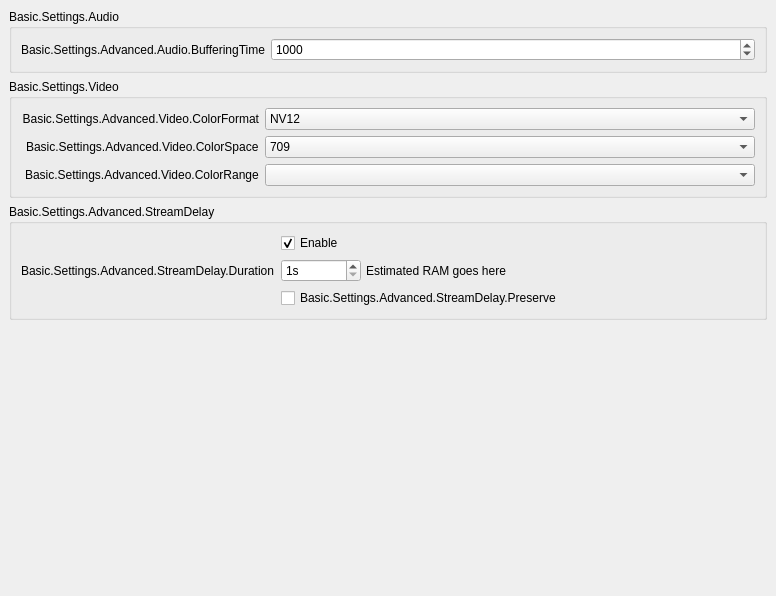
           <widget class="QWidget" name="scrollAreaWidgetContents">
            <property name="geometry">
             <rect>
              <x>0</x>
              <y>0</y>
              <width>776</width>
              <height>596</height>
             </rect>
            </property>
            <layout class="QVBoxLayout" name="verticalLayout_16">
             <property name="leftMargin">
              <number>0</number>
             </property>
             <property name="topMargin">
              <number>0</number>
             </property>
             <property name="rightMargin">
              <number>0</number>
             </property>
             <property name="bottomMargin">
              <number>9</number>
             </property>
             <item alignment="Qt::AlignTop">
              <widget class="QWidget" name="widget_11" native="true">
               <layout class="QVBoxLayout" name="verticalLayout_17">
                <item>
                 <widget class="QGroupBox" name="groupBox_6">
                  <property name="title">
                   <string>Basic.Settings.Audio</string>
                  </property>
                  <layout class="QFormLayout" name="formLayout_17">
                   <property name="fieldGrowthPolicy">
                    <enum>QFormLayout::AllNonFixedFieldsGrow</enum>
                   </property>
                   <property name="labelAlignment">
                    <set>Qt::AlignRight|Qt::AlignTrailing|Qt::AlignVCenter</set>
                   </property>
                   <item row="0" column="0">
                    <widget class="QLabel" name="label_35">
                     <property name="minimumSize">
                      <size>
                       <width>0</width>
                       <height>0</height>
                      </size>
                     </property>
                     <property name="text">
                      <string>Basic.Settings.Advanced.Audio.BufferingTime</string>
                     </property>
                     <property name="alignment">
                      <set>Qt::AlignRight|Qt::AlignTrailing|Qt::AlignVCenter</set>
                     </property>
                    </widget>
                   </item>
                   <item row="0" column="1">
                    <widget class="QSpinBox" name="audioBufferingTime">
                     <property name="minimum">
                      <number>100</number>
                     </property>
                     <property name="maximum">
                      <number>10000</number>
                     </property>
                     <property name="value">
                      <number>1000</number>
                     </property>
                    </widget>
                   </item>
                  </layout>
                 </widget>
                </item>
                <item>
                 <widget class="QGroupBox" name="advancedVideoContainer">
                  <property name="title">
                   <string>Basic.Settings.Video</string>
                  </property>
                  <layout class="QFormLayout" name="formLayout_14">
                   <property name="fieldGrowthPolicy">
                    <enum>QFormLayout::AllNonFixedFieldsGrow</enum>
                   </property>
                   <property name="labelAlignment">
                    <set>Qt::AlignRight|Qt::AlignTrailing|Qt::AlignVCenter</set>
                   </property>
                   <item row="0" column="0">
                    <widget class="QLabel" name="label_30">
                     <property name="minimumSize">
                      <size>
                       <width>0</width>
                       <height>0</height>
                      </size>
                     </property>
                     <property name="text">
                      <string>Basic.Settings.Advanced.Video.ColorFormat</string>
                     </property>
                     <property name="alignment">
                      <set>Qt::AlignRight|Qt::AlignTrailing|Qt::AlignVCenter</set>
                     </property>
                    </widget>
                   </item>
                   <item row="0" column="1">
                    <widget class="QComboBox" name="colorFormat">
                     <item>
                      <property name="text">
                       <string notr="true">NV12</string>
                      </property>
                     </item>
                     <item>
                      <property name="text">
                       <string notr="true">I420</string>
                      </property>
                     </item>
                     <item>
                      <property name="text">
                       <string>I444</string>
                      </property>
                     </item>
                     <item>
                      <property name="text">
                       <string notr="true">RGB</string>
                      </property>
                     </item>
                    </widget>
                   </item>
                   <item row="2" column="0">
                    <widget class="QLabel" name="label_34">
                     <property name="text">
                      <string>Basic.Settings.Advanced.Video.ColorRange</string>
                     </property>
                    </widget>
                   </item>
                   <item row="2" column="1">
                    <widget class="QComboBox" name="colorRange"/>
                   </item>
                   <item row="1" column="0">
                    <widget class="QLabel" name="label_33">
                     <property name="text">
                      <string>Basic.Settings.Advanced.Video.ColorSpace</string>
                     </property>
                    </widget>
                   </item>
                   <item row="1" column="1">
                    <widget class="QComboBox" name="colorSpace">
                     <item>
                      <property name="text">
                       <string notr="true">709</string>
                      </property>
                     </item>
                     <item>
                      <property name="text">
                       <string notr="true">601</string>
                      </property>
                     </item>
                    </widget>
                   </item>
                  </layout>
                 </widget>
                </item>
                <item>
                 <widget class="QGroupBox" name="groupBox_5">
                  <property name="title">
                   <string>Basic.Settings.Advanced.StreamDelay</string>
                  </property>
                  <layout class="QFormLayout" name="formLayout_18">
                   <item row="0" column="1">
                    <widget class="QCheckBox" name="streamDelayEnable">
                     <property name="text">
                      <string>Enable</string>
                     </property>
                     <property name="checked">
                      <bool>true</bool>
                     </property>
                    </widget>
                   </item>
                   <item row="1" column="0">
                    <widget class="QLabel" name="label_56">
                     <property name="text">
                      <string>Basic.Settings.Advanced.StreamDelay.Duration</string>
                     </property>
                    </widget>
                   </item>
                   <item row="1" column="1">
                    <widget class="QWidget" name="widget_12" native="true">
                     <property name="enabled">
                      <bool>true</bool>
                     </property>
                     <layout class="QHBoxLayout" name="horizontalLayout_13">
                      <property name="spacing">
                       <number>5</number>
                      </property>
                      <property name="leftMargin">
                       <number>0</number>
                      </property>
                      <property name="topMargin">
                       <number>0</number>
                      </property>
                      <property name="rightMargin">
                       <number>0</number>
                      </property>
                      <property name="bottomMargin">
                       <number>0</number>
                      </property>
                      <item>
                       <widget class="QSpinBox" name="streamDelaySec">
                        <property name="enabled">
                         <bool>true</bool>
                        </property>
                        <property name="sizePolicy">
                         <sizepolicy hsizetype="Maximum" vsizetype="Fixed">
                          <horstretch>0</horstretch>
                          <verstretch>0</verstretch>
                         </sizepolicy>
                        </property>
                        <property name="minimumSize">
                         <size>
                          <width>80</width>
                          <height>0</height>
                         </size>
                        </property>
                        <property name="suffix">
                         <string notr="true">s</string>
                        </property>
                        <property name="minimum">
                         <number>1</number>
                        </property>
                        <property name="maximum">
                         <number>1800</number>
                        </property>
                       </widget>
                      </item>
                      <item>
                       <widget class="QLabel" name="streamDelayInfo">
                        <property name="text">
                         <string notr="true">Estimated RAM goes here</string>
                        </property>
                       </widget>
                      </item>
                     </layout>
                    </widget>
                   </item>
                   <item row="2" column="1">
                    <widget class="QCheckBox" name="streamDelayPreserve">
                     <property name="text">
                      <string>Basic.Settings.Advanced.StreamDelay.Preserve</string>
                     </property>
                    </widget>
                   </item>
                  </layout>
                 </widget>
                </item>
                <item>
                 <widget class="QLabel" name="advancedMsg">
                  <property name="styleSheet">
                   <string notr="true">color: rgb(255, 0, 4);</string>
                  </property>
                  <property name="text">
                   <string notr="true"/>
                  </property>
                  <property name="wordWrap">
                   <bool>true</bool>
                  </property>
                 </widget>
                </item>
                <item>
                 <widget class="QLabel" name="advancedMsg2">
                  <property name="styleSheet">
                   <string notr="true">color: rgb(255, 0, 4);</string>
                  </property>
                  <property name="text">
                   <string notr="true"/>
                  </property>
                  <property name="wordWrap">
                   <bool>true</bool>
                  </property>
                 </widget>
                </item>
               </layout>
              </widget>
             </item>
            </layout>
           </widget>
